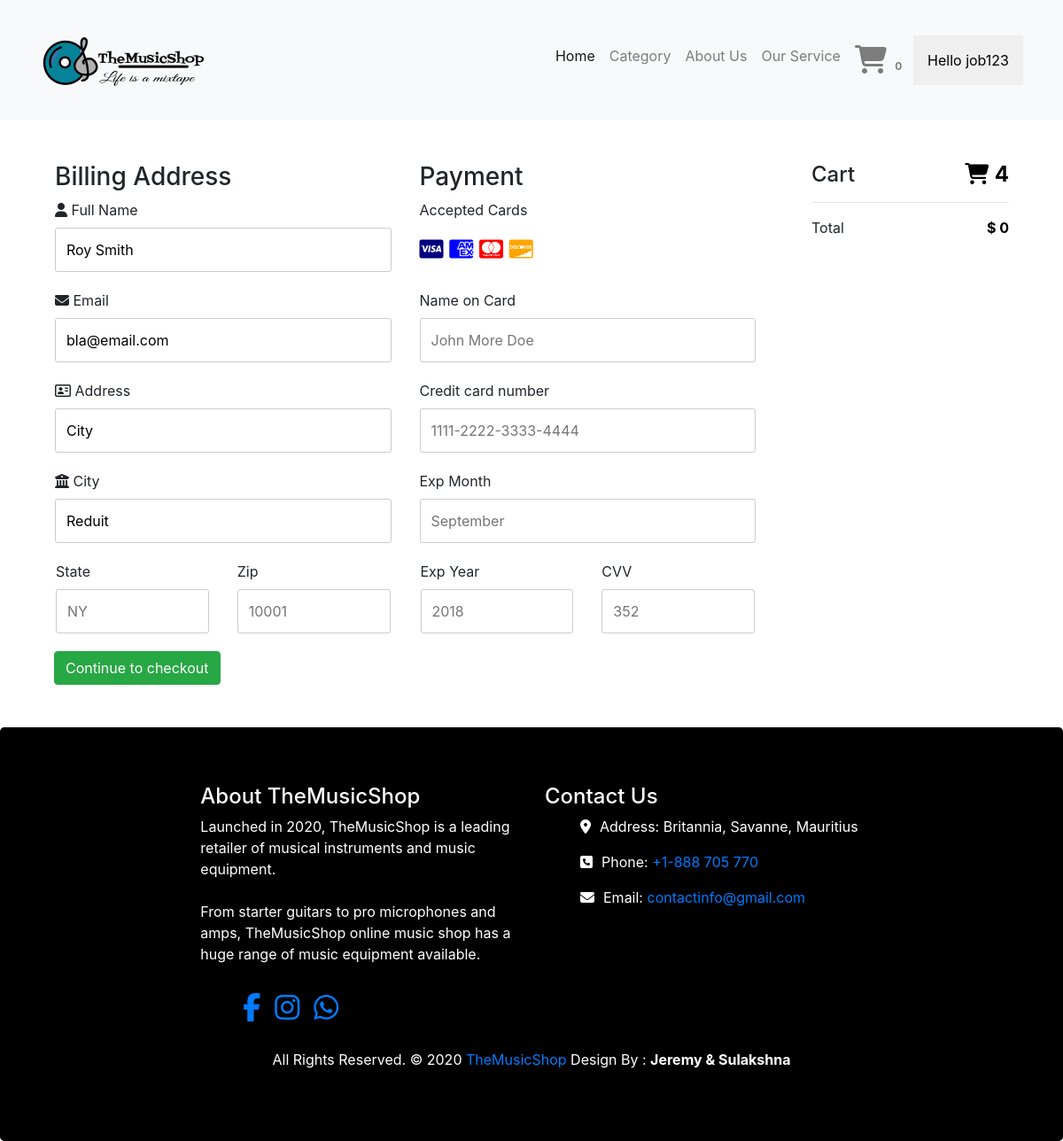
Screenshot of /checkout.php (signed in) with the database file from the repository.
### tables this page shows
CREATE TABLE `customer` (
  `cust_id` int(11) NOT NULL,
  `fname` varchar(50) NOT NULL,
  `lname` varchar(50) NOT NULL,
  `gender` enum('Male','Female') NOT NULL,
  `dob` date NOT NULL,
  `email` varchar(100) NOT NULL,
  `street` varchar(100) NOT NULL,
  `city` varchar(50) NOT NULL,
  `username` varchar(50) NOT NULL,
  `password` varchar(30) NOT NULL,
  `phone` int(11) DEFAULT NULL
);

### checkout.php (the view, shortened to what this page needs)
<?php
    include_once'includes/db_connect.php';
    include 'header.php';
?>
<html>
    <head>
    </head>
    <body>
        <?php
            $username = $_SESSION['fname'];
            $nQuery = "SELECT * FROM customer WHERE username = '$username'";
            $conn->setAttribute(PDO::ATTR_ERRMODE,PDO::ERRMODE_EXCEPTION);
            $nresult = $conn->query($nQuery);
            $userData = $nresult->fetch(PDO::FETCH_ASSOC);
            $state = $zip = $cardname = $cardNum = $expMon = $expYear = $cvv = "";
            $ERRstate = $ERRzip = $ERRcardname = $ERRcardNum = $ERRexpMon = $ERRexpYear = $ERRcvv = "";
        ?>
        <?php if (empty($ERRstate) && empty($ERRzip) && empty($ERRcardname) && empty($ERRcardNum) && empty($ERRexpMon) && empty($ERRexpYear) && empty($ERRcvv) && ($_SERVER["REQUEST_METHOD"] == "POST") ){
        ?>
            <div class="container">
                <div class="row text-center justify-content-center">
                    <div class="col-7">
                    <div class="jumbotron">
                        <h1> Thank You For Your Orders </h1><br>
                        <div><i class="fa fa-check-circle fa-4x"></i></div><br>
                        <p> You will Receive your Orders with 2 Days</p><br>
                        <p>Which Should be delivered by our Driver : <?php echo $driverData['dname'] ?></p>
                        <p>Driver Contact: <?php echo $driverData['contact'] ?></p>
                        <form action="category.php">
                            <input type="submit" value="Shop Again" class="btn btn-success" >
                        </form>
                    </div>
                    </div>
                </div>
            </div>
        <?php }else {
?>
        <div class="container py-5" style="background-color:transparent;border-style:none;">
                    <div class="row">
                        <div class="col-75">
                            <div class="container">
                            <form action="<?php echo $_SERVER["PHP_SELF"];?>" method="POST">
                                <div class="row">
                                <div class="col-50">
                                    <h3>Billing Address</h3>
                                    <label for="fname"><i class="fa fa-user"></i> Full Name</label>
                                    <input type="text" id="fname" name="firstname" value="<?php echo $userData['fname'].' '.$userData['lname'];?>">
                                    <label for="email"><i class="fa fa-envelope"></i> Email</label>
                                    <input type="text" id="email" name="email" value="<?php echo $userData['email'];?>">
                                    <label for="adr"><i class="fa fa-address-card-o"></i> Address</label>
                                    <input type="text" id="adr" name="address" value = "<?php echo $userData['street'];?>">
                                    <label for="city"><i class="fa fa-institution"></i> City</label>
                                    <input type="text" id="city" name="city" value="<?php echo $userData['city'];?>">
                                    <div class="row">
                                    <div class="col-50">
                                        <label for="state">State</label><span class="error"> <?php echo $ERRstate ?> </span>
                                        <input type="text" id="state" name="state" placeholder="NY"  value="<?php echo $state; ?>" >
                                    </div>
                                    <div class="col-50">
                                        <label for="zip">Zip</label><span class="error"> <?php echo $ERRzip ?> </span>
                                        <input type="text" id="zip" name="zip" placeholder="10001"  value="<?php echo $zip; ?>">
                                    </div>
                                    </div>
                                </div>
                                <div class="col-50">
                                    <h3>Payment</h3>
                                    <label for="fname">Accepted Cards</label>
                                    <div class="icon-container">
                                    <i class="fa fa-cc-visa" style="color:navy;"></i>
                                    <i class="fa fa-cc-amex" style="color:blue;"></i>
                                    <i class="fa fa-cc-mastercard" style="color:red;"></i>
                                    <i class="fa fa-cc-discover" style="color:orange;"></i>
                                    </div>
                                    <label for="cname">Name on Card</label><span class="error"> <?php echo $ERRcardname ?> </span>
                                    <input type="text" id="cname" name="cardname" placeholder="John More Doe"  value="<?php echo $cardname; ?>">
                                    <label for="ccnum">Credit card number</label><span class="error"> <?php echo $ERRcardNum ?> </span>
                                    <input type="text" id="ccnum" name="cardnumber" placeholder="1111-2222-3333-4444"  value="<?php echo $cardNum; ?>">
                                    <label for="expmonth">Exp Month</label><span class="error"> <?php echo $ERRexpMon ?> </span>
                                    <input type="text" id="expmonth" name="expmonth" placeholder="September" value="<?php echo $expMon; ?>" >
                                    <div class="row">
                                    <div class="col-50">
                                        <label for="expyear">Exp Year</label><span class="error"> <?php echo $ERRexpYear ?> </span>
                                        <input type="text" id="expyear" name="expyear" placeholder="2018"  value="<?php echo $expYear; ?>">
                                    </div>
                                    <div class="col-50">
                                        <label for="cvv">CVV</label><span class="error"> <?php echo $ERRcvv ?> </span>
                                        <input type="text" id="cvv" name="cvv" placeholder="352"  value="<?php echo $cvv; ?>">
                                    </div>
                                    </div>
                                </div>
                                </div>
                                <input type="submit" value="Continue to checkout" class="btn btn-success">
                            </form>
                            </div>
                        </div>
                        <div class="col-25">
                            <div class="container">
                            <h4>Cart
                                <span class="price" style="color:black">
                                <i class="fa fa-shopping-cart"></i>
                                <b>4</b>
                                </span>
                            </h4>
                            <?php
                                $total = 0;
                            ?>
                            <hr>
                            <p>Total <span class="price" style="color:black"><b>$ <?php echo $total?></b></span></p>
                            </div>
                        </div>
                        </div>
        </div>
    <?php } ?>
        <?php include 'footer.php'; ?>
    </body>
</html>

### checkout.php (style rules this page uses)
.row { display: -ms-flexbox; display: flex; -ms-flex-wrap: wrap; flex-wrap: wrap; margin: 0 -16px; }
.col-25 { -ms-flex: 25%; flex: 25%; }
.col-50 { -ms-flex: 50%; flex: 50%; }
.col-75 { -ms-flex: 75%; flex: 75%; }
.col-25, .col-50, .col-75 { padding: 0 16px; }
input[type=text] { width: 100%; margin-bottom: 20px; padding: 12px; border: 1px solid #ccc; border-radius: 3px; }
label { margin-bottom: 10px; display: block; }
.icon-container { margin-bottom: 20px; padding: 7px 0; font-size: 24px; }
span.price { float: right; color: grey; }

### rows the page displays
customer: firstname "Roy Smith", email "bla@email.com", address "City", city "Reduit"

### other values shown
$_SESSION['fname'] "job123"
$total "0"
